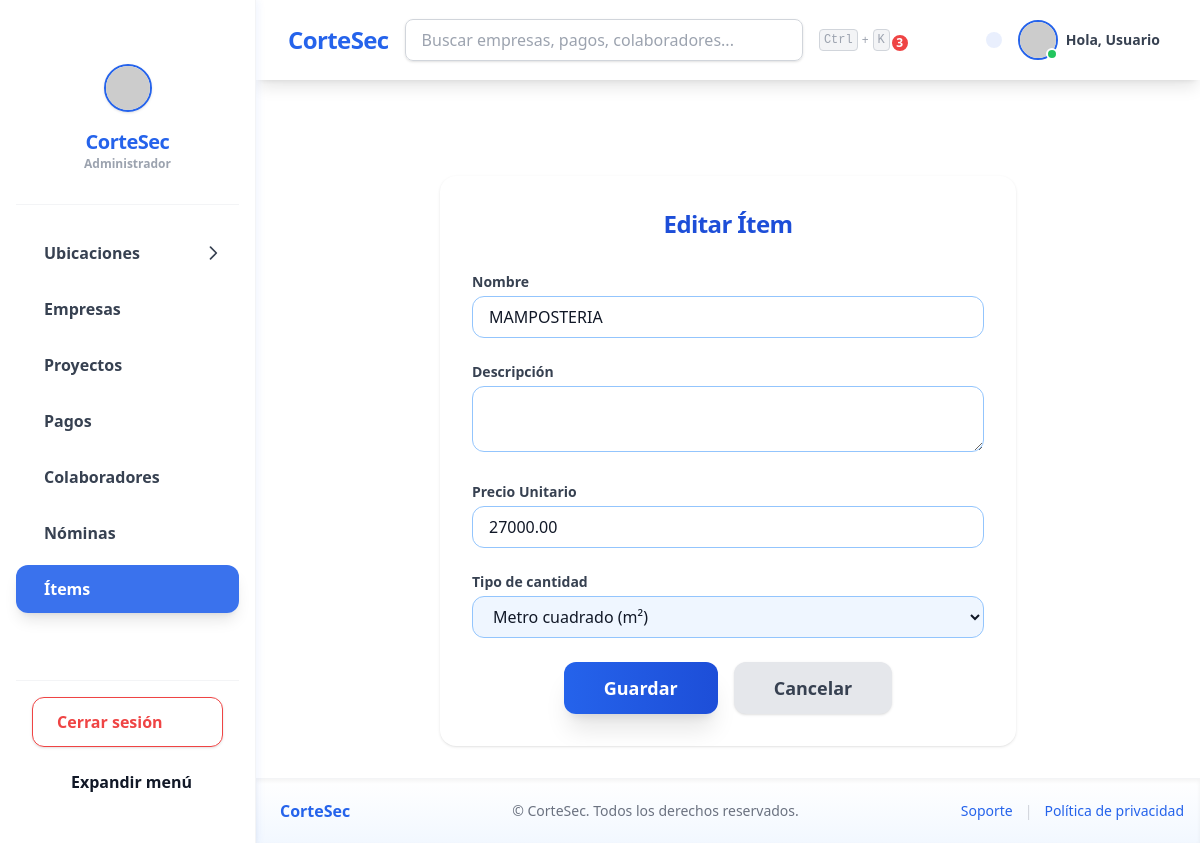
The page /items/1/editar/ on the database its author committed.
### items/models.py (models this page shows, shortened)
class Item(models.Model):
    TIPO_CANTIDAD_CHOICES = [
    ('m2', 'Metro cuadrado (m²)'),
    ('m3', 'Metro cúbico (m³)'),
    ('ml', 'Metro lineal (ml)'),
    ('global', 'Global'),
]
    name = models.CharField("Nombre", max_length=100)
    description = models.TextField("Descripción", blank=True)
    price = models.DecimalField("Precio Unitario", max_digits=10, decimal_places=2)
    tipo_cantidad = models.CharField(
        "Tipo de cantidad",
        max_length=10,
        choices=TIPO_CANTIDAD_CHOICES,
        default='m2'
    )
    created_at = models.DateTimeField("Creado el", auto_now_add=True)
    updated_at = models.DateTimeField("Actualizado el", auto_now=True)
    class Meta:
        verbose_name = "Ítem"
        verbose_name_plural = "Ítems"
        ordering = ["name"]

### items/views.py (the view)
# urls.py: path("<int:pk>/editar/", views.ItemUpdateView.as_view(), name="item_editar"),
class ItemUpdateView(UpdateView):
    model = Item
    form_class = ItemForm
    template_name = "items/item_formulario.html"
    success_url = reverse_lazy("items:item_lista")

### items/forms.py
class ItemForm(forms.ModelForm):
    class Meta:
        model = Item
        fields = ['name', 'description', 'price', 'tipo_cantidad']
        widgets = {
            'name': forms.TextInput(attrs={'class': 'form-control'}),
            'description': forms.Textarea(attrs={'class': 'form-control', 'rows': 2}),
            'price': forms.NumberInput(attrs={'class': 'form-control', 'step': '0.01', 'min': 0}),
            'tipo_cantidad': forms.Select(attrs={'class': 'form-select select2'}),
        }
        labels = {
            'name': 'Nombre',
            'description': 'Descripción',
            'price': 'Precio Unitario',
            'tipo_cantidad': 'Tipo de cantidad',
        }

### core/context_processors.py (called while the page is built)
def notificaciones(request):
    if request.user.is_authenticated:
        return {
            'notificaciones': Notificacion.objects.filter(usuario=request.user, leida=False)
        }
    return {}

### items/templates/items/item_formulario.html (shortened to what this page needs)
{% extends "base.html" %}
{% load i18n %}
{% load widget_tweaks %}
{% block content %}
<div class="bg-white rounded-2xl shadow p-8 max-w-xl mx-auto mt-10">
    <h2 class="text-2xl font-bold text-blue-700 text-center mb-8 tracking-tight">
        {% if form.instance.pk %}{% trans "Editar Ítem" %}{% else %}{% trans "Agregar Ítem" %}{% endif %}
    </h2>
    <form method="post" enctype="multipart/form-data" class="space-y-6">
        <div>
            <label for="{{ form.name.id_for_label }}" class="block text-sm font-semibold text-gray-700 mb-1">
                {% trans form.name.label %}
            </label>
            {{ form.name|add_class:"form-input w-full px-4 py-2 border border-blue-300 rounded-xl focus:ring-4 focus:ring-blue-400 focus:border-blue-500 transition" }}
        </div>
        <div>
            <label for="{{ form.description.id_for_label }}" class="block text-sm font-semibold text-gray-700 mb-1">
                {% trans form.description.label %}
            </label>
            {{ form.description|add_class:"form-input w-full px-4 py-2 border border-blue-300 rounded-xl focus:ring-4 focus:ring-blue-400 focus:border-blue-500 transition" }}
        </div>
        <div>
            <label for="{{ form.price.id_for_label }}" class="block text-sm font-semibold text-gray-700 mb-1">
                {% trans form.price.label %}
            </label>
            {{ form.price|add_class:"form-input w-full px-4 py-2 border border-blue-300 rounded-xl focus:ring-4 focus:ring-blue-400 focus:border-blue-500 transition" }}
        </div>
        <div>
            <label for="{{ form.tipo_cantidad.id_for_label }}" class="block text-sm font-semibold text-gray-700 mb-1">
                {% trans form.tipo_cantidad.label %}
            </label>
            {{ form.tipo_cantidad|add_class:"form-select w-full px-4 py-2 border border-blue-300 rounded-xl bg-blue-50 focus:ring-4 focus:ring-blue-400 focus:border-blue-500 transition" }}
        </div>
        <div class="flex justify-center gap-4 mt-8">
            <button type="submit" class="px-10 py-3 bg-gradient-to-r from-blue-600 to-blue-700 text-white rounded-xl shadow-xl hover:from-blue-700 hover:to-blue-800 transition font-bold text-lg transform hover:scale-105">
                {% trans "Guardar" %}
            </button>
            <a href="{% url 'items:item_lista' %}" class="px-10 py-3 bg-gray-200 text-gray-700 rounded-xl hover:bg-gray-300 transition font-bold text-lg shadow transform hover:scale-105">
                {% trans "Cancelar" %}
            </a>
        </div>
    </form>
</div>
{% endblock %}

### static/css/custom.css (style rules this page uses)
html, body { height: 100%; }

### rows shown on the page
Item: name "MAMPOSTERIA", price "27000.00", tipo_cantidad "Metro cuadrado (m²)"

### other values the page prints
{{ user.first_name|default:"Usuario" }} "Usuario"
